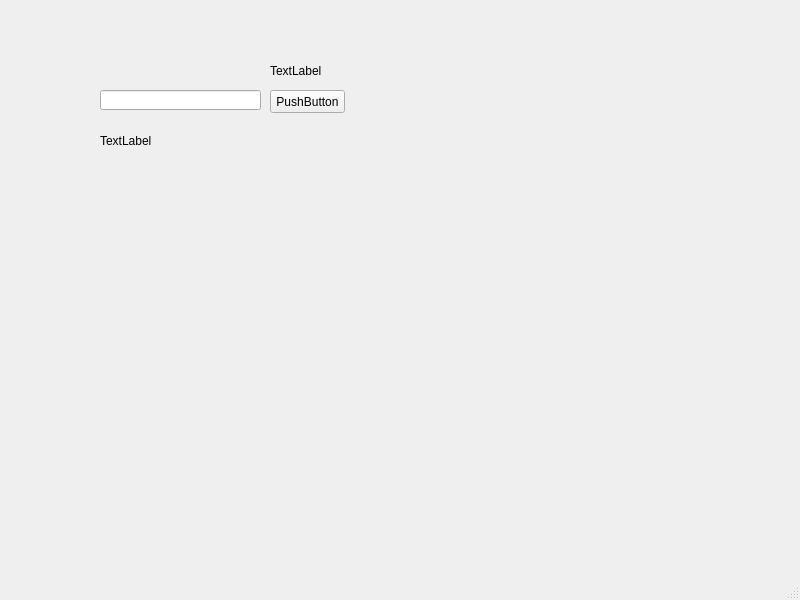
<?xml version="1.0" encoding="UTF-8"?>
<ui version="4.0">
 <class>MainWindow</class>
 <widget class="QMainWindow" name="MainWindow">
  <property name="geometry">
   <rect>
    <x>0</x>
    <y>0</y>
    <width>800</width>
    <height>600</height>
   </rect>
  </property>
  <property name="windowTitle">
   <string>MainWindow</string>
  </property>
  <widget class="QWidget" name="centralwidget">
   <widget class="QPushButton" name="pushButton">
    <property name="geometry">
     <rect>
      <x>270</x>
      <y>90</y>
      <width>75</width>
      <height>23</height>
     </rect>
    </property>
    <property name="text">
     <string>PushButton</string>
    </property>
   </widget>
   <widget class="QLineEdit" name="lineEdit">
    <property name="geometry">
     <rect>
      <x>100</x>
      <y>90</y>
      <width>161</width>
      <height>20</height>
     </rect>
    </property>
   </widget>
   <widget class="QLabel" name="label">
    <property name="geometry">
     <rect>
      <x>270</x>
      <y>60</y>
      <width>71</width>
      <height>21</height>
     </rect>
    </property>
    <property name="text">
     <string>TextLabel</string>
    </property>
   </widget>
   <widget class="QLabel" name="label_2">
    <property name="geometry">
     <rect>
      <x>100</x>
      <y>130</y>
      <width>71</width>
      <height>21</height>
     </rect>
    </property>
    <property name="text">
     <string>TextLabel</string>
    </property>
   </widget>
  </widget>
  <widget class="QStatusBar" name="statusbar"/>
 </widget>
 <resources/>
 <connections>
  <connection>
   <sender>pushButton</sender>
   <signal>clicked()</signal>
   <receiver>label_2</receiver>
   <slot>show()</slot>
   <hints>
    <hint type="sourcelabel">
     <x>312</x>
     <y>128</y>
    </hint>
    <hint type="destinationlabel">
     <x>135</x>
     <y>140</y>
    </hint>
   </hints>
  </connection>
 </connections>
</ui>
